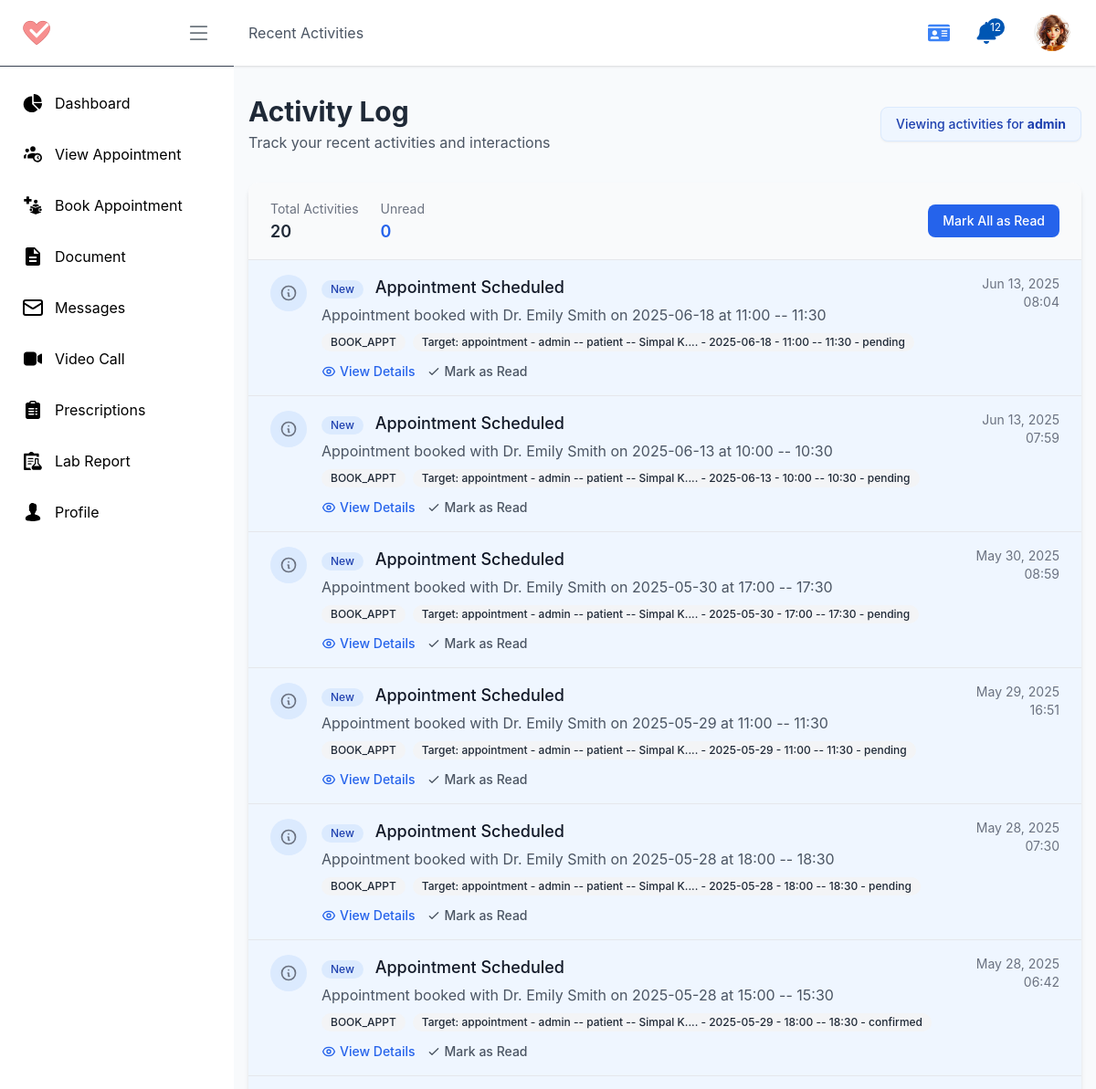
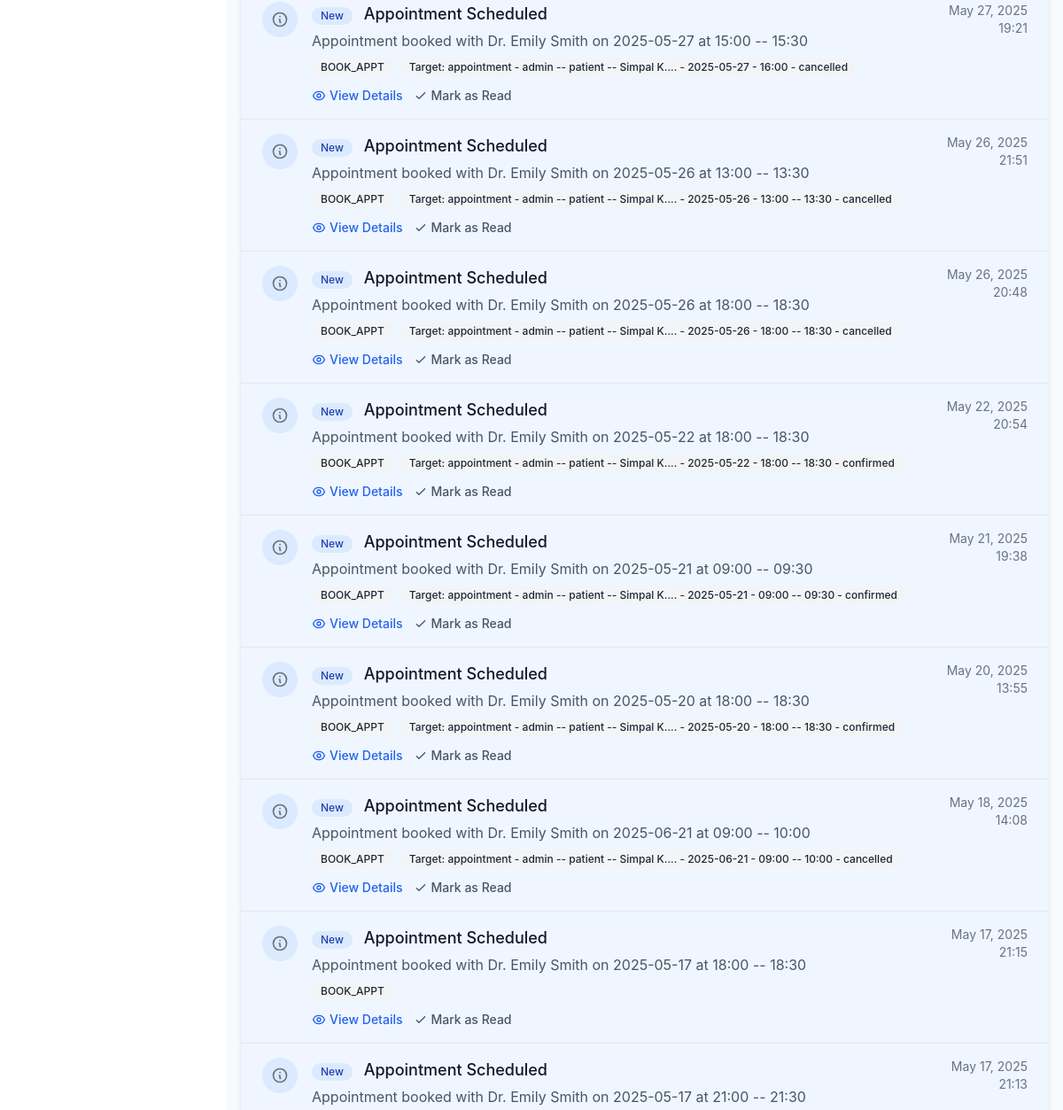
/p/activities/ (signed in, upper part), run on an earlier commit of the app's database (2 pictures, top to bottom).
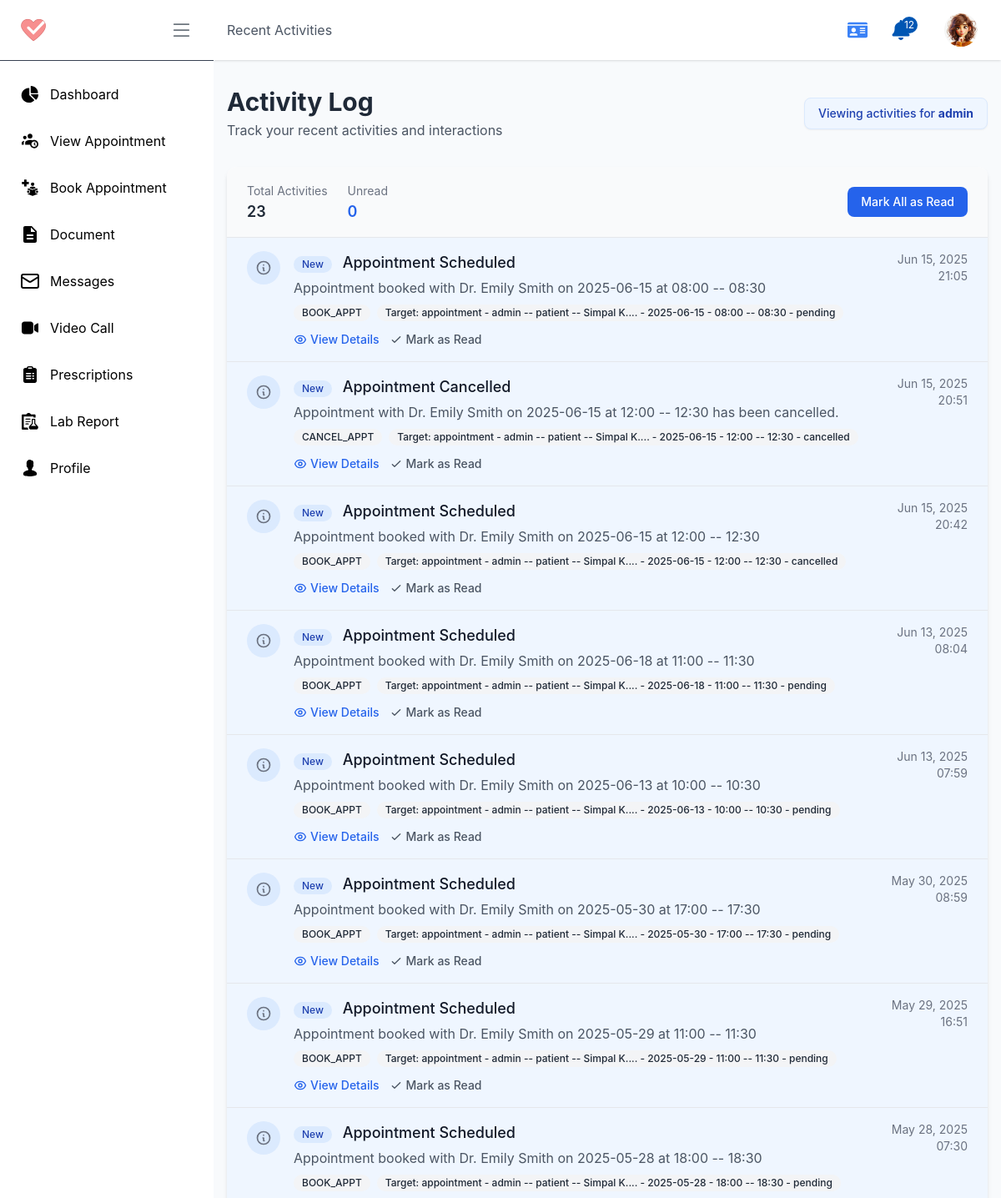
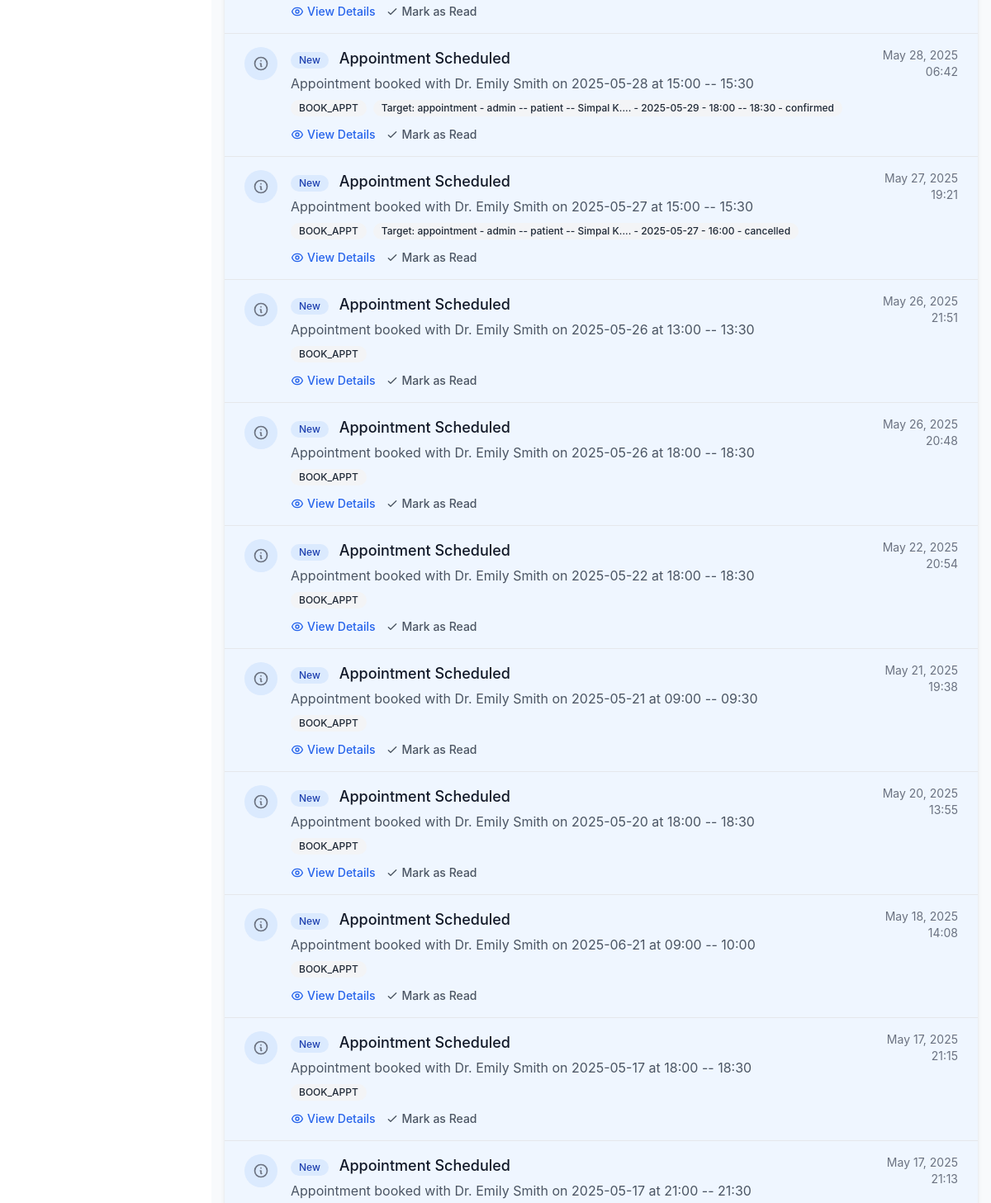
And on a later commit of the database (2 pictures, top to bottom).
### account/models.py (models this page shows, shortened)
class ActivityLog(models.Model):
    profile = models.ForeignKey(Profile, on_delete=models.CASCADE, related_name="activity_logs")
    action = models.CharField(max_length=50)
    title = models.CharField(max_length=255, blank=True)
    description = models.TextField(blank=True)
    timestamp = models.DateTimeField(auto_now_add=True)
    viewed = models.BooleanField(default=False)
    target_content_type = models.ForeignKey(
        ContentType, on_delete=models.CASCADE, null=True, blank=True
    )
    target_object_id = models.PositiveIntegerField(null=True, blank=True)
    target = GenericForeignKey("target_content_type", "target_object_id")
    class Meta:
        ordering = ["-timestamp"]
    def get_target_display(self):
        if self.target_content_type:
            return f"{self.target_content_type.model} - {self.target}"
        return "No target"

class Profile(models.Model):
    user = models.OneToOneField(User, on_delete=models.CASCADE, related_name="profile")
    role = models.CharField(max_length=10, choices=USER_ROLES, default='patient')
    profile_pic = models.ImageField(upload_to='profile_pictures/', default='profile_pictures/default.jpg')
    phone_regex = RegexValidator(regex=r'^\+?1?\d{9,15}$', message="Phone number must be entered in the format: '+999999999'. Up to 15 digits allowed.")
    ph_number = models.CharField(validators=[phone_regex], max_length=16, blank=True) # validators should be a list
    address = models.CharField(max_length=255, blank=True)
    date_of_birth = models.DateField(null=True, blank=True)
    gender = models.CharField(max_length=10, choices=[('male', 'Male'), ('female', 'Female'), ('other', 'Other')], blank=True)
    email_notification = models.BooleanField(default=True)
    sms_notification = models.BooleanField(default=True)
    reminders = models.BooleanField(default=True)
    created_at = models.DateTimeField(auto_now_add=True)
    updated_at = models.DateTimeField(auto_now=True)
    is_active = models.BooleanField(default=True)
    is_verified = models.BooleanField(default=False)
    def __str__(self):
        return f"{self.user.username} -- {self.role} -- {self.user.first_name}"

### patient/models.py (models this page shows)
class Appointment(models.Model):
    APPOINTMENT_TYPES =  [
        ('general_consultation', 'General Consultation'),
        ('follow_up_visit', 'Follow-up Visit'),
        ('online_consultation', 'Online Consultation'),
        ('offline_consultation', 'Offline Consultation'),
    ]
    uuid = models.UUIDField(default=uuid.uuid4, editable=True)
    profile = models.ForeignKey(Profile, on_delete=models.CASCADE, related_name="patients_appointments", help_text=" Patient Profile")
    doctor = models.ForeignKey(DoctorProfile, on_delete=models.SET_NULL, related_name="patients_appointments", blank=True, null=True)
    appointment_type = models.CharField(max_length=50, choices=APPOINTMENT_TYPES, default='general_consultation')
    time_slot = models.ForeignKey(AppointmentTimeSlot, on_delete=models.SET_NULL, related_name="patients_appointments", blank=True, null=True)
    appointment_date = models.DateField()
    appointment_time_str = models.CharField(max_length=50, blank=True)
    file = models.FileField(upload_to='appointment_files/', blank=True)
    reason = models.TextField(blank=True)
    STATUS_TYPE = [
        ('pending', 'Pending'),
        ('confirmed', 'Confirmed'),
        ('cancelled', 'Cancelled'),
        ('completed', 'Completed')
    ]
    status = models.CharField(max_length=50,  choices=STATUS_TYPE, default='pending')
    cancled_by = models.ForeignKey(Profile, on_delete=models.SET_NULL, related_name="cancelled_appointments", blank=True, null=True)
    cancel_reason = models.TextField(blank=True, null=True)
    confirm_by = models.ForeignKey(Profile, on_delete=models.SET_NULL, related_name="confirmed_appointments", blank=True, null=True)
    created_at = models.DateTimeField(auto_now_add=True, blank=True)
    updated_at = models.DateTimeField(auto_now=True, blank=True)
    def __str__(self):
        return f"{self.profile} - {self.appointment_date} - {self.appointment_time_str} - {self.status}"

### patient/views.py (the view)
# urls.py: path('activities/', p_activities, name='activities'),
@login_required_with_message(login_url='account:login', message="You need to log in to View your Activities.")
def p_activities(request: HttpRequest):
    profile: Profile = request.user.profile
    activities = ActivityLog.objects.filter(profile=profile).order_by('-timestamp')
    context = {
        'profile': profile,
        'activities': activities,
    }
    return render(request, 'pages/patient/activities.html', context)

### account/views.py (called while the page is built)
def login_required_with_message(function=None, login_url=None, message=None):
    def decorator(view_func):
        @wraps(view_func)
        def _wrapped_view(request, *args, **kwargs):
            if not request.user.is_authenticated:
                print("User is not authenticated.")
                if message:
                    messages.warning(request, message)
                return redirect(login_url or 'account:login')
            return view_func(request, *args, **kwargs)
        return _wrapped_view
    if function:
        return decorator(function)
    return decorator

### home/templatetags/url_resolver.py (called while the page is built)
@register.simple_tag
def role_to_url(role, destination):
    try:
        return reverse(f"{role}:{destination}")
    except NoReverseMatch:
        return "#"  # fallback URL if the view is not found

### patient/models.py (called while the page is built)
    def __str__(self):
        return f"{self.nick_name}"

### templates/pages/patient/activities.html (shortened to what the changed rows need)
{% extends "pages/patient/P_base.html" %}
{% load static %}
{% block content %}
<div class="container mx-auto px-4 py-8 max-w-6xl">
    <div class="mb-8 flex justify-between items-center">
        <div>
            <h1 class="text-3xl font-bold text-gray-800">Activity Log</h1>
        </div>
    </div>
    <div class="bg-white rounded-xl shadow-md overflow-hidden">
        <div class="bg-gray-50 px-6 py-4 border-b border-gray-200">
            <div class="flex flex-wrap justify-between items-center">
                <div class="flex space-x-6">
                    <div>
                        <span class="text-gray-500 text-sm">Total Activities</span>
                        <p class="text-lg font-semibold text-gray-800">{{ activities|length }}</p>
                    </div>
                </div>
            </div>
        </div>
        <div class="divide-y divide-gray-200">
            {% for activity in activities %}
                <div class="px-6 py-4 {% if not activity.viewed %}bg-blue-50{% endif %} hover:bg-gray-50 transition duration-150">
                    <div class="flex items-start">
                        <div class="h-10 w-10 rounded-full bg-{% if not activity.viewed %}blue{% else %}gray{% endif %}-100 flex items-center justify-center flex-shrink-0">
                            {% if "create" in activity.action|lower or "add" in activity.action|lower %}
                                <svg class="h-5 w-5 text-green-500" fill="none" stroke="currentColor" viewBox="0 0 24 24" xmlns="http://www.w3.org/2000/svg">
                                    <path stroke-linecap="round" stroke-linejoin="round" stroke-width="2" d="M12 6v6m0 0v6m0-6h6m-6 0H6"></path>
                                </svg>
                            {% elif "delete" in activity.action|lower or "remove" in activity.action|lower %}
                                <svg class="h-5 w-5 text-red-500" fill="none" stroke="currentColor" viewBox="0 0 24 24" xmlns="http://www.w3.org/2000/svg">
                                    <path stroke-linecap="round" stroke-linejoin="round" stroke-width="2" d="M19 7l-.867 12.142A2 2 0 0116.138 21H7.862a2 2 0 01-1.995-1.858L5 7m5 4v6m4-6v6m1-10V4a1 1 0 00-1-1h-4a1 1 0 00-1 1v3M4 7h16"></path>
                                </svg>
                            {% else %}
                                <svg class="h-5 w-5 text-gray-500" fill="none" stroke="currentColor" viewBox="0 0 24 24" xmlns="http://www.w3.org/2000/svg">
                                    <path stroke-linecap="round" stroke-linejoin="round" stroke-width="2" d="M13 16h-1v-4h-1m1-4h.01M21 12a9 9 0 11-18 0 9 9 0 0118 0z"></path>
                                </svg>
                            {% endif %}
                        </div>
                        <div class="ml-4 flex-1">
                            <div class="flex justify-between items-start">
                                <div>
                                    <h3 class="text-lg font-medium text-gray-900">
                                        {% if not activity.viewed %}
                                            <span class="inline-flex items-center px-2.5 py-0.5 rounded-full text-xs font-medium bg-blue-100 text-blue-800 mr-2">
                                                New
                                            </span>
                                        {% endif %}
                                        {{ activity.title|default:activity.action }}
                                    </h3>
                                    {% if activity.description %}
                                        <p class="mt-1 text-gray-600">{{ activity.description|truncatechars:120 }}</p>
                                    {% endif %}
                                </div>
                                <span class="text-sm text-gray-500 whitespace-nowrap ml-4">
                                    {{ activity.timestamp|date:"M d, Y" }}
                                    <span class="block text-right">{{ activity.timestamp|time:"H:i" }}</span>
                                </span>
                            </div>
                            <div class="mt-2 flex flex-wrap gap-2">
                                <span class="inline-flex items-center px-2.5 py-0.5 rounded-full text-xs font-medium bg-gray-100 text-gray-800">
                                    {{ activity.action }}
                                </span>
                                {% if activity.target %}
                                <span class="inline-flex items-center px-2.5 py-0.5 rounded-full text-xs font-medium bg-gray-100 text-gray-800">
                                    Target: {{ activity.get_target_display }}
                                </span>
                                {% endif %}
                            </div>
                            <div class="mt-3 flex items-center space-x-3">
                                <a href="#" class="text-sm text-blue-600 hover:text-blue-800 font-medium flex items-center">
                                    View Details
                                </a>
                                {% if not activity.viewed %}
                                <a href="#" class="text-sm text-gray-600 hover:text-gray-800 font-medium flex items-center">
                                    <svg class="h-4 w-4 mr-1" fill="none" stroke="currentColor" viewBox="0 0 24 24" xmlns="http://www.w3.org/2000/svg">
                                        <path stroke-linecap="round" stroke-linejoin="round" stroke-width="2" d="M5 13l4 4L19 7"></path>
                                    </svg>
                                    Mark as Read
                                </a>
                                {% endif %}
                            </div>
                        </div>
                    </div>
                </div>
            {% endfor %}
        </div>
    </div>
</div>
{% endblock %}

What changed in the data, as far as the page shows it:
added ActivityLog: viewed "New", title "Appointment Scheduled", description "Appointment booked with Dr. Emily Smith on 2025-06-15 at 08:00 -- 08:30", timestamp "Jun 15, 2025", timestamp "21:05", action "BOOK_APPT", target "appointment - admin -- patient -- Simpal K.... - 2025-06-15 - 08:00 -- 08:30 - pending"
added ActivityLog: viewed "New", title "Appointment Cancelled", description "Appointment with Dr. Emily Smith on 2025-06-15 at 12:00 -- 12:30 has been cancelled.", timestamp "Jun 15, 2025", timestamp "20:51", action "CANCEL_APPT", target "appointment - admin -- patient -- Simpal K.... - 2025-06-15 - 12:00 -- 12:30 - cancelled"
added ActivityLog: viewed "New", title "Appointment Scheduled", description "Appointment booked with Dr. Emily Smith on 2025-06-15 at 12:00 -- 12:30", timestamp "Jun 15, 2025", timestamp "20:42", action "BOOK_APPT", target "appointment - admin -- patient -- Simpal K.... - 2025-06-15 - 12:00 -- 12:30 - cancelled"
shown differently, row unchanged: ActivityLog "Appointment booked with Dr. Emily Smith on 2025-05-26 at 13:00 -- 13:30": target "appointment - admin -- patient -- Simpal K.... - 2025-05-26 - 13:00 -- 13:30 - cancelled" → (not shown)
shown differently, row unchanged: ActivityLog "Appointment booked with Dr. Emily Smith on 2025-05-26 at 18:00 -- 18:30": target "appointment - admin -- patient -- Simpal K.... - 2025-05-26 - 18:00 -- 18:30 - cancelled" → (not shown)
shown differently, row unchanged: ActivityLog "Appointment booked with Dr. Emily Smith on 2025-05-22 at 18:00 -- 18:30": target "appointment - admin -- patient -- Simpal K.... - 2025-05-22 - 18:00 -- 18:30 - confirmed" → (not shown)
shown differently, row unchanged: ActivityLog "Appointment booked with Dr. Emily Smith on 2025-05-21 at 09:00 -- 09:30": target "appointment - admin -- patient -- Simpal K.... - 2025-05-21 - 09:00 -- 09:30 - confirmed" → (not shown)
shown differently, row unchanged: ActivityLog "Appointment booked with Dr. Emily Smith on 2025-05-20 at 18:00 -- 18:30": target "appointment - admin -- patient -- Simpal K.... - 2025-05-20 - 18:00 -- 18:30 - confirmed" → (not shown)
shown differently, row unchanged: ActivityLog "Appointment booked with Dr. Emily Smith on 2025-06-21 at 09:00 -- 10:00": target "appointment - admin -- patient -- Simpal K.... - 2025-06-21 - 09:00 -- 10:00 - cancelled" → (not shown)
Also different on the page:
{{ activities|length }}: "20" → "23"
